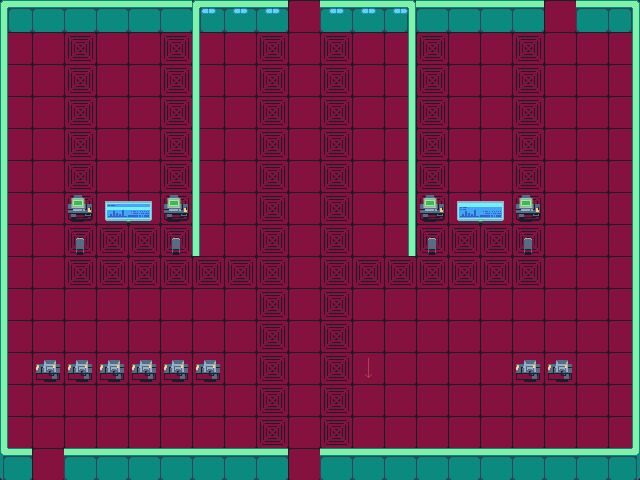

A level layout from a 2D game, rendered from its tile map. Below: a short description, then the map file with its tile-grid data intact:
An orthogonal 20x15 tile map with 32x32 px tiles, 3 tile layers (floor, walls, props), 4 tilesets and 39 objects (4x Door, 4x Spawn, 2x Trap, 2x ExplosionEffect, 2x Spawner, ...).

<map version="1.10" tiledversion="1.11.2" orientation="orthogonal" renderorder="right-down" width="20" height="15" tilewidth="32" tileheight="32" infinite="0" nextlayerid="12" nextobjectid="185">
 <tileset firstgid="1" source="tileset_ebene3.tsx" />
 <tileset firstgid="852" source="props_and_items_ebene2.tsx" />
 <tileset firstgid="1380" source="Beartrap.tsx" />
 <tileset firstgid="1384" source="ExplosionEffect.tsx" />
 <layer id="3" name="floor" width="20" height="15">
  <data encoding="csv">
72,72,72,72,72,72,72,72,72,72,72,72,72,72,72,72,72,72,72,72,
72,72,107,72,72,107,72,72,107,72,107,72,72,107,72,72,107,72,72,72,
72,72,107,72,72,107,72,72,107,72,107,72,72,107,72,72,107,72,72,72,
72,72,107,72,72,107,72,72,107,72,107,72,72,107,72,72,107,72,72,72,
72,72,107,72,72,107,72,72,107,72,107,72,72,107,72,72,107,72,72,72,
72,72,107,72,72,107,72,72,107,72,107,72,72,107,72,72,107,72,72,72,
72,72,107,72,72,107,72,72,107,72,107,72,72,107,72,72,107,72,72,72,
72,72,107,107,107,107,72,72,107,72,107,72,72,107,107,107,107,72,72,72,
72,72,107,107,107,107,107,107,107,72,107,107,107,107,107,107,107,72,72,72,
72,72,72,72,72,72,72,72,107,72,107,72,72,72,72,72,72,72,72,72,
72,72,72,72,72,72,72,72,107,72,107,72,72,72,72,72,72,72,72,72,
72,72,72,72,72,72,72,72,107,72,107,72,72,72,72,72,72,72,72,72,
72,72,72,72,72,72,72,72,107,72,107,72,72,72,72,72,72,72,72,72,
72,72,72,72,72,72,72,72,107,72,107,72,72,72,72,72,72,72,72,72,
72,72,72,72,72,72,72,72,107,72,107,72,72,72,72,72,72,72,72,72
</data>
 </layer>
 <layer id="1" name="walls" width="20" height="15">
  <data encoding="csv">
3,6,6,6,6,6,3,6,6,0,6,6,9,6,6,6,6,0,6,9,
76,0,0,0,0,0,76,0,0,0,0,0,84,0,0,0,0,0,0,306,
76,0,0,0,0,0,76,0,0,0,0,0,84,0,0,0,0,0,0,306,
76,0,0,0,0,0,76,0,0,0,0,0,84,0,0,0,0,0,0,306,
76,0,0,0,0,0,76,0,0,0,0,0,84,0,0,0,0,0,0,306,
76,0,0,0,0,0,76,0,0,0,0,0,84,0,0,0,0,0,0,306,
76,0,0,0,0,0,76,0,0,0,0,0,84,0,0,0,0,0,0,306,
76,0,0,0,0,0,76,0,0,0,0,0,84,0,0,0,0,0,0,306,
76,0,0,0,0,0,0,0,0,0,0,0,0,0,0,0,0,0,0,306,
76,0,0,0,0,0,0,0,0,0,0,0,0,0,0,0,0,0,0,306,
76,0,0,0,0,0,0,0,0,0,0,0,0,0,0,0,0,0,0,306,
76,0,0,0,0,0,0,0,0,0,0,0,0,0,0,0,0,0,0,306,
76,0,0,0,0,0,0,0,0,0,0,0,0,0,0,0,0,0,0,306,
76,0,0,0,0,0,0,0,0,0,0,0,0,0,0,0,0,0,0,306,
373,0,376,376,376,376,376,376,376,0,376,376,376,376,376,376,376,376,376,379
</data>
 </layer>
 <layer id="2" name="props" width="20" height="15">
  <data encoding="csv">
0,0,0,0,0,0,865,865,865,0,865,865,865,0,0,0,0,0,0,0,
0,0,0,0,0,0,0,0,0,0,0,0,0,0,0,0,0,0,0,0,
0,0,0,0,0,0,0,0,0,0,0,0,0,0,0,0,0,0,0,0,
0,0,0,0,0,0,0,0,0,0,0,0,0,0,0,0,0,0,0,0,
0,0,0,0,0,0,0,0,0,0,0,0,0,0,0,0,0,0,0,0,
0,0,0,0,0,0,0,0,0,0,0,0,0,0,0,0,0,0,0,0,
0,0,900,952,953,900,0,0,0,0,0,0,0,900,950,951,900,0,0,0,
0,0,1031,0,0,1031,0,0,0,0,0,0,0,1031,0,0,1031,0,0,0,
0,0,0,0,0,0,0,0,0,0,0,0,0,0,0,0,0,0,0,0,
0,0,0,0,0,0,0,0,0,0,0,0,0,0,0,0,0,0,0,0,
0,0,0,0,0,0,0,0,0,0,0,0,0,0,0,0,0,0,0,0,
0,907,907,907,907,907,907,0,0,0,0,1332,0,0,0,0,907,907,0,0,
0,0,0,0,0,0,0,0,0,0,0,0,0,0,0,0,0,0,0,0,
0,0,0,0,0,0,0,0,0,0,0,0,0,0,0,0,0,0,0,0,
0,0,0,0,0,0,0,0,0,0,0,0,0,0,0,0,0,0,0,0
</data>
 </layer>
 <objectgroup id="6" name="Collisions">
  <object id="130" x="0.817578" y="-0.817578" width="7.3582" height="479.918" />
  <object id="131" x="1" y="472" width="639" height="8" />
  <object id="132" x="1" y="24" width="638" height="8" />
  <object id="133" x="630" y="1" width="9" height="480" />
  <object id="159" x="192" y="0.666667" width="7.33333" height="255.333" />
  <object id="160" x="407.333" y="0" width="8" height="256" />
  <object id="161" x="68" y="204" width="22" height="16.6667" />
  <object id="162" x="104.667" y="201.333" width="45.3333" height="19.3333" />
  <object id="163" x="166.667" y="199.333" width="20" height="22" />
  <object id="164" x="172.667" y="236" width="8" height="17.3333" />
  <object id="165" x="75.3333" y="237.333" width="10" height="14" />
  <object id="166" x="421.333" y="203.333" width="20" height="16" />
  <object id="167" x="456.667" y="201.333" width="47.3333" height="21.3333" />
  <object id="168" x="516.667" y="204" width="25.3333" height="15.3333" />
  <object id="169" x="426.667" y="241.333" width="11.3333" height="10.6667" />
  <object id="170" x="522.667" y="239.333" width="10" height="13.3333" />
  <object id="176" x="33.3333" y="365.333" width="24.6667" height="16" />
  <object id="177" x="68.6667" y="364.667" width="22.6667" height="16.6667" />
  <object id="178" x="99.3333" y="362.667" width="23.3333" height="16.6667" />
  <object id="179" x="131.333" y="363.333" width="24.6667" height="16.6667" />
  <object id="180" x="166.667" y="364.667" width="20" height="16.6667" />
  <object id="181" x="196.667" y="364.667" width="23.3333" height="15.3333" />
  <object id="182" x="515.333" y="364" width="23.3333" height="16.6667" />
  <object id="183" x="548" y="364" width="25.3333" height="15.3333" />
 </objectgroup>
 <objectgroup id="11" name="Props" />
 <objectgroup id="10" name="Entities">
  <object id="144" name="DoorSpawn" type="Door" x="32" y="448" width="32" height="32">
   <properties>
    <property name="DoorDirection" value="West" />
   </properties>
  </object>
  <object id="145" name="DoorSpawn" type="Door" x="288" y="0" width="32" height="32">
   <properties>
    <property name="DoorDirection" value="North" />
   </properties>
  </object>
  <object id="146" name="DoorSpawn" type="Door" x="544" y="0" width="32" height="32">
   <properties>
    <property name="DoorDirection" value="East" />
   </properties>
  </object>
  <object id="147" name="DoorSpawn" type="Door" x="288" y="448" width="32" height="32">
   <properties>
    <property name="DoorDirection" value="South" />
   </properties>
  </object>
  <object id="154" name="Beartrap" type="Trap" gid="1380" x="351.226" y="416.891" width="32" height="32">
   <properties>
    <property name="Damage" type="float" value="20" />
    <property name="Effect" type="object" value="155" />
    <property name="RangeLayer" type="object" value="54" />
   </properties>
  </object>
  <object id="155" name="ExplosionEffect" gid="1384" x="302.864" y="417.807" width="128" height="128" visible="0" />
  <object id="156" name="SnackMachine" type="SnackMachine" x="449.202" y="32.2371" width="32" height="32" />
  <object id="157" name="Beartrap" type="Trap" gid="1380" x="447.111" y="98.24" width="32" height="32">
   <properties>
    <property name="Damage" type="float" value="20" />
    <property name="Effect" type="object" value="158" />
    <property name="RangeLayer" type="object" value="54" />
   </properties>
  </object>
  <object id="158" name="ExplosionEffect" gid="1384" x="398.749" y="99.156" width="128" height="128" visible="0" />
  <object id="171" name="RobotSpawn" type="Spawner" x="229.333" y="231.333" width="25.3333" height="20">
   <ellipse />
  </object>
  <object id="172" name="SecuritySpawn" type="Spawn" x="431.333" y="177.333">
   <ellipse />
  </object>
  <object id="173" name="SecuritySpawn" type="Spawn" x="174.667" y="176">
   <ellipse />
  </object>
  <object id="174" name="ScientistSpawn" type="Spawn" x="470.667" y="240">
   <ellipse />
  </object>
  <object id="175" name="ScientistSpawn" type="Spawn" x="112.667" y="238.667">
   <ellipse />
  </object>
  <object id="184" name="RobotSpawn" type="Spawner" x="352" y="232" width="25.3333" height="20">
   <ellipse />
  </object>
 </objectgroup>
 <objectgroup id="8" name="Acids" />
</map>
